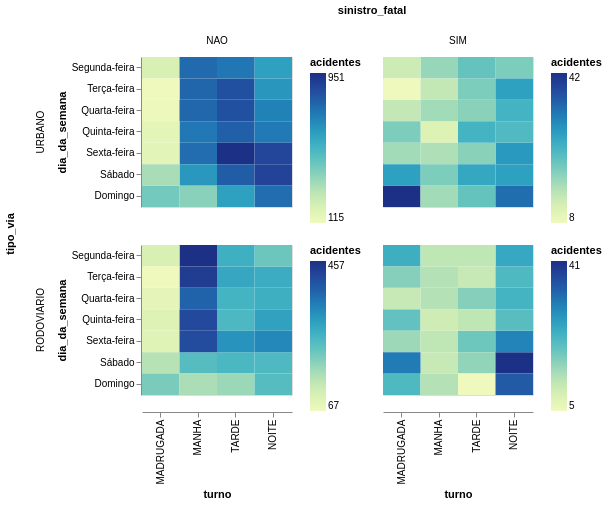

Notebook code for this chart:
### Code cell
df_sinistros.group_by('dia_da_semana', 'turno', 'tipo_via', 'sinistro_fatal').agg(pl.len().alias('acidentes')) \
    .plot.rect(x='turno', color='acidentes', y='dia_da_semana', row='tipo_via', column='sinistro_fatal') \
    .properties(height=150, width=150) \
    .resolve_scale(color='independent')

### Figure 1 — Vega-Lite specification as saved in the notebook (floating-point values rounded to 4 significant figures)
{"config": {"view": {"continuousWidth": 300, "continuousHeight": 300}}, "data": {"name": "data-c9809d858a80fba0fb668c3854333b47"}, "mark": {"type": "rect", "tooltip": true}, "encoding": {"color": {"field": "acidentes", "type": "quantitative"}, "column": {"field": "sinistro_fatal", "sort": ["NAO", "SIM"], "type": "ordinal"}, "row": {"field": "tipo_via", "sort": ["URBANO", "RODOVIARIO"], "type": "ordinal"}, "x": {"field": "turno", "sort": ["MADRUGADA", "MANHA", "TARDE", "NOITE"], "type": "ordinal"}, "y": {"field": "dia_da_semana", "sort": ["Segunda-feira", "Terça-feira", "Quarta-feira", "Quinta-feira", "Sexta-feira", "Sábado", "Domingo"], "type": "ordinal"}}, "height": 150, "params": [{"name": "param_1e9efca18e7a2868", "select": {"type": "interval", "encodings": ["x", "y"]}, "bind": "scales"}], "resolve": {"scale": {"color": "independent"}}, "width": 150, "$schema": "https://vega.github.io/schema/vega-lite/v6.4.1.json", "datasets": {"data-c9809d858a80fba0fb668c3854333b47": [{"dia_da_semana": "Sexta-feira", "turno": "MANHA", "tipo_via": "URBANO", "sinistro_fatal": "NAO", "acidentes": 756}, {"dia_da_semana": "Terça-feira", "turno": "TARDE", "tipo_via": "RODOVIARIO", "sinistro_fatal": "SIM", "acidentes": 11}, {"dia_da_semana": "Segunda-feira", "turno": "MANHA", "tipo_via": "URBANO", "sinistro_fatal": "SIM", "acidentes": 18}, {"dia_da_semana": "Quinta-feira", "turno": "MADRUGADA", "tipo_via": "RODOVIARIO", "sinistro_fatal": "NAO", "acidentes": 101}, {"dia_da_semana": "Sábado", "turno": "MANHA", "tipo_via": "RODOVIARIO", "sinistro_fatal": "SIM", "acidentes": 11}, {"dia_da_semana": "Quarta-feira", "turno": "TARDE", "tipo_via": "URBANO", "sinistro_fatal": "SIM", "acidentes": 19}, {"dia_da_semana": "Sexta-feira", "turno": "NOITE", "tipo_via": "URBANO", "sinistro_fatal": "SIM", "acidentes": 29}, {"dia_da_semana": "Sábado", "turno": "NOITE", "tipo_via": "URBANO", "sinistro_fatal": "SIM", "acidentes": 28}, {"dia_da_semana": "Quarta-feira", "turno": "MADRUGADA", "tipo_via": "URBANO", "sinistro_fatal": "NAO", "acidentes": 128}, {"dia_da_semana": "Sexta-feira", "turno": "TARDE", "tipo_via": "RODOVIARIO", "sinistro_fatal": "SIM", "acidentes": 19}, {"dia_da_semana": "Domingo", "turno": "MANHA", "tipo_via": "URBANO", "sinistro_fatal": "NAO", "acidentes": 387}, {"dia_da_semana": "Segunda-feira", "turno": "MADRUGADA", "tipo_via": "URBANO", "sinistro_fatal": "SIM", "acidentes": 13}, {"dia_da_semana": "Terça-feira", "turno": "TARDE", "tipo_via": "URBANO", "sinistro_fatal": "SIM", "acidentes": 20}, {"dia_da_semana": "Quarta-feira", "turno": "TARDE", "tipo_via": "URBANO", "sinistro_fatal": "NAO", "acidentes": 841}, {"dia_da_semana": "Domingo", "turno": "MADRUGADA", "tipo_via": "URBANO", "sinistro_fatal": "SIM", "acidentes": 42}, {"dia_da_semana": "Terça-feira", "turno": "MANHA", "tipo_via": "RODOVIARIO", "sinistro_fatal": "SIM", "acidentes": 13}, {"dia_da_semana": "Sexta-feira", "turno": "MADRUGADA", "tipo_via": "RODOVIARIO", "sinistro_fatal": "NAO", "acidentes": 96}, {"dia_da_semana": "Quinta-feira", "turno": "TARDE", "tipo_via": "RODOVIARIO", "sinistro_fatal": "NAO", "acidentes": 253}, {"dia_da_semana": "Quarta-feira", "turno": "TARDE", "tipo_via": "RODOVIARIO", "sinistro_fatal": "NAO", "acidentes": 262}, {"dia_da_semana": "Quinta-feira", "turno": "TARDE", "tipo_via": "URBANO", "sinistro_fatal": "NAO", "acidentes": 792}, {"dia_da_semana": "Sexta-feira", "turno": "TARDE", "tipo_via": "URBANO", "sinistro_fatal": "NAO", "acidentes": 951}, {"dia_da_semana": "Quinta-feira", "turno": "NOITE", "tipo_via": "URBANO", "sinistro_fatal": "NAO", "acidentes": 721}, {"dia_da_semana": "Sábado", "turno": "TARDE", "tipo_via": "RODOVIARIO", "sinistro_fatal": "SIM", "acidentes": 16}, {"dia_da_semana": "Segunda-feira", "turno": "MANHA", "tipo_via": "RODOVIARIO", "sinistro_fatal": "NAO", "acidentes": 457}, {"dia_da_semana": "Quarta-feira", "turno": "MADRUGADA", "tipo_via": "URBANO", "sinistro_fatal": "SIM", "acidentes": 14}, {"dia_da_semana": "Quarta-feira", "turno": "TARDE", "tipo_via": "RODOVIARIO", "sinistro_fatal": "SIM", "acidentes": 17}, {"dia_da_semana": "Sábado", "turno": "TARDE", "tipo_via": "RODOVIARIO", "sinistro_fatal": "NAO", "acidentes": 256}, {"dia_da_semana": "Segunda-feira", "turno": "MADRUGADA", "tipo_via": "RODOVIARIO", "sinistro_fatal": "NAO", "acidentes": 110}, {"dia_da_semana": "Quarta-feira", "turno": "NOITE", "tipo_via": "RODOVIARIO", "sinistro_fatal": "SIM", "acidentes": 23}, {"dia_da_semana": "Quinta-feira", "turno": "MANHA", "tipo_via": "URBANO", "sinistro_fatal": "SIM", "acidentes": 11}, {"dia_da_semana": "Segunda-feira", "turno": "MADRUGADA", "tipo_via": "RODOVIARIO", "sinistro_fatal": "SIM", "acidentes": 24}, {"dia_da_semana": "Sábado", "turno": "MADRUGADA", "tipo_via": "RODOVIARIO", "sinistro_fatal": "NAO", "acidentes": 152}, {"dia_da_semana": "Domingo", "turno": "MANHA", "tipo_via": "URBANO", "sinistro_fatal": "SIM", "acidentes": 17}, {"dia_da_semana": "Sexta-feira", "turno": "TARDE", "tipo_via": "URBANO", "sinistro_fatal": "SIM", "acidentes": 19}, {"dia_da_semana": "Terça-feira", "turno": "NOITE", "tipo_via": "RODOVIARIO", "sinistro_fatal": "SIM", "acidentes": 22}, {"dia_da_semana": "Domingo", "turno": "MADRUGADA", "tipo_via": "RODOVIARIO", "sinistro_fatal": "SIM", "acidentes": 22}, {"dia_da_semana": "Quarta-feira", "turno": "NOITE", "tipo_via": "URBANO", "sinistro_fatal": "SIM", "acidentes": 25}, {"dia_da_semana": "Quinta-feira", "turno": "MADRUGADA", "tipo_via": "RODOVIARIO", "sinistro_fatal": "SIM", "acidentes": 20}, {"dia_da_semana": "Quinta-feira", "turno": "MANHA", "tipo_via": "URBANO", "sinistro_fatal": "NAO", "acidentes": 726}, {"dia_da_semana": "Domingo", "turno": "MADRUGADA", "tipo_via": "RODOVIARIO", "sinistro_fatal": "NAO", "acidentes": 208}, {"dia_da_semana": "Domingo", "turno": "TARDE", "tipo_via": "RODOVIARIO", "sinistro_fatal": "NAO", "acidentes": 177}, {"dia_da_semana": "Segunda-feira", "turno": "NOITE", "tipo_via": "URBANO", "sinistro_fatal": "SIM", "acidentes": 20}, {"dia_da_semana": "Quinta-feira", "turno": "MANHA", "tipo_via": "RODOVIARIO", "sinistro_fatal": "SIM", "acidentes": 10}, {"dia_da_semana": "Segunda-feira", "turno": "NOITE", "tipo_via": "URBANO", "sinistro_fatal": "NAO", "acidentes": 610}, {"dia_da_semana": "Sábado", "turno": "NOITE", "tipo_via": "RODOVIARIO", "sinistro_fatal": "NAO", "acidentes": 251}, {"dia_da_semana": "Domingo", "turno": "NOITE", "tipo_via": "URBANO", "sinistro_fatal": "NAO", "acidentes": 756}, {"dia_da_semana": "Terça-feira", "turno": "MANHA", "tipo_via": "RODOVIARIO", "sinistro_fatal": "NAO", "acidentes": 435}, {"dia_da_semana": "Sexta-feira", "turno": "MANHA", "tipo_via": "URBANO", "sinistro_fatal": "SIM", "acidentes": 16}, {"dia_da_semana": "Domingo", "turno": "TARDE", "tipo_via": "URBANO", "sinistro_fatal": "NAO", "acidentes": 606}, {"dia_da_semana": "Sexta-feira", "turno": "MADRUGADA", "tipo_via": "URBANO", "sinistro_fatal": "NAO", "acidentes": 164}, {"dia_da_semana": "Sábado", "turno": "MANHA", "tipo_via": "URBANO", "sinistro_fatal": "NAO", "acidentes": 638}, {"dia_da_semana": "Segunda-feira", "turno": "NOITE", "tipo_via": "RODOVIARIO", "sinistro_fatal": "SIM", "acidentes": 25}, {"dia_da_semana": "Segunda-feira", "turno": "MADRUGADA", "tipo_via": "URBANO", "sinistro_fatal": "NAO", "acidentes": 204}, {"dia_da_semana": "Terça-feira", "turno": "NOITE", "tipo_via": "RODOVIARIO", "sinistro_fatal": "NAO", "acidentes": 277}, {"dia_da_semana": "Terça-feira", "turno": "MADRUGADA", "tipo_via": "URBANO", "sinistro_fatal": "SIM", "acidentes": 8}, {"dia_da_semana": "Sábado", "turno": "TARDE", "tipo_via": "URBANO", "sinistro_fatal": "NAO", "acidentes": 804}, {"dia_da_semana": "Quinta-feira", "turno": "MADRUGADA", "tipo_via": "URBANO", "sinistro_fatal": "SIM", "acidentes": 20}, {"dia_da_semana": "Sábado", "turno": "TARDE", "tipo_via": "URBANO", "sinistro_fatal": "SIM", "acidentes": 27}, {"dia_da_semana": "Sábado", "turno": "NOITE", "tipo_via": "URBANO", "sinistro_fatal": "NAO", "acidentes": 884}, {"dia_da_semana": "Quarta-feira", "turno": "MADRUGADA", "tipo_via": "RODOVIARIO", "sinistro_fatal": "SIM", "acidentes": 11}, {"dia_da_semana": "Quinta-feira", "turno": "NOITE", "tipo_via": "URBANO", "sinistro_fatal": "SIM", "acidentes": 24}, {"dia_da_semana": "Quinta-feira", "turno": "NOITE", "tipo_via": "RODOVIARIO", "sinistro_fatal": "NAO", "acidentes": 294}, {"dia_da_semana": "Quinta-feira", "turno": "TARDE", "tipo_via": "URBANO", "sinistro_fatal": "SIM", "acidentes": 25}, {"dia_da_semana": "Terça-feira", "turno": "NOITE", "tipo_via": "URBANO", "sinistro_fatal": "SIM", "acidentes": 28}, {"dia_da_semana": "Terça-feira", "turno": "MANHA", "tipo_via": "URBANO", "sinistro_fatal": "SIM", "acidentes": 14}, {"dia_da_semana": "Sábado", "turno": "MANHA", "tipo_via": "RODOVIARIO", "sinistro_fatal": "NAO", "acidentes": 243}, {"dia_da_semana": "Quinta-feira", "turno": "MANHA", "tipo_via": "RODOVIARIO", "sinistro_fatal": "NAO", "acidentes": 415}, {"dia_da_semana": "Domingo", "turno": "MADRUGADA", "tipo_via": "URBANO", "sinistro_fatal": "NAO", "acidentes": 430}, {"dia_da_semana": "Sexta-feira", "turno": "TARDE", "tipo_via": "RODOVIARIO", "sinistro_fatal": "NAO", "acidentes": 315}, {"dia_da_semana": "Sexta-feira", "turno": "MADRUGADA", "tipo_via": "RODOVIARIO", "sinistro_fatal": "SIM", "acidentes": 15}, {"dia_da_semana": "Quarta-feira", "turno": "MANHA", "tipo_via": "URBANO", "sinistro_fatal": "NAO", "acidentes": 772}, {"dia_da_semana": "Quarta-feira", "turno": "MANHA", "tipo_via": "RODOVIARIO", "sinistro_fatal": "SIM", "acidentes": 13}, {"dia_da_semana": "Segunda-feira", "turno": "NOITE", "tipo_via": "RODOVIARIO", "sinistro_fatal": "NAO", "acidentes": 220}, {"dia_da_semana": "Domingo", "turno": "MANHA", "tipo_via": "RODOVIARIO", "sinistro_fatal": "NAO", "acidentes": 162}, {"dia_da_semana": "Sexta-feira", "turno": "MADRUGADA", "tipo_via": "URBANO", "sinistro_fatal": "SIM", "acidentes": 17}, {"dia_da_semana": "Terça-feira", "turno": "MANHA", "tipo_via": "URBANO", "sinistro_fatal": "NAO", "acidentes": 777}, {"dia_da_semana": "Segunda-feira", "turno": "MANHA", "tipo_via": "RODOVIARIO", "sinistro_fatal": "SIM", "acidentes": 12}, {"dia_da_semana": "Terça-feira", "turno": "TARDE", "tipo_via": "RODOVIARIO", "sinistro_fatal": "NAO", "acidentes": 286}, {"dia_da_semana": "Segunda-feira", "turno": "MANHA", "tipo_via": "URBANO", "sinistro_fatal": "NAO", "acidentes": 766}, {"dia_da_semana": "Sábado", "turno": "NOITE", "tipo_via": "RODOVIARIO", "sinistro_fatal": "SIM", "acidentes": 41}, {"dia_da_semana": "Terça-feira", "turno": "MADRUGADA", "tipo_via": "RODOVIARIO", "sinistro_fatal": "SIM", "acidentes": 17}, {"dia_da_semana": "Quarta-feira", "turno": "MANHA", "tipo_via": "RODOVIARIO", "sinistro_fatal": "NAO", "acidentes": 379}, {"dia_da_semana": "Domingo", "turno": "TARDE", "tipo_via": "URBANO", "sinistro_fatal": "SIM", "acidentes": 22}, {"dia_da_semana": "Quinta-feira", "turno": "MADRUGADA", "tipo_via": "URBANO", "sinistro_fatal": "NAO", "acidentes": 160}, {"dia_da_semana": "Segunda-feira", "turno": "TARDE", "tipo_via": "RODOVIARIO", "sinistro_fatal": "SIM", "acidentes": 12}, {"dia_da_semana": "Quinta-feira", "turno": "TARDE", "tipo_via": "RODOVIARIO", "sinistro_fatal": "SIM", "acidentes": 12}, {"dia_da_semana": "Sexta-feira", "turno": "NOITE", "tipo_via": "RODOVIARIO", "sinistro_fatal": "SIM", "acidentes": 30}, {"dia_da_semana": "Terça-feira", "turno": "MADRUGADA", "tipo_via": "RODOVIARIO", "sinistro_fatal": "NAO", "acidentes": 67}, {"dia_da_semana": "Sábado", "turno": "MANHA", "tipo_via": "URBANO", "sinistro_fatal": "SIM", "acidentes": 20}, {"dia_da_semana": "Sexta-feira", "turno": "MANHA", "tipo_via": "RODOVIARIO", "sinistro_fatal": "SIM", "acidentes": 12}, {"dia_da_semana": "Sábado", "turno": "MADRUGADA", "tipo_via": "URBANO", "sinistro_fatal": "SIM", "acidentes": 28}, {"dia_da_semana": "Quarta-feira", "turno": "MADRUGADA", "tipo_via": "RODOVIARIO", "sinistro_fatal": "NAO", "acidentes": 86}, {"dia_da_semana": "Quinta-feira", "turno": "NOITE", "tipo_via": "RODOVIARIO", "sinistro_fatal": "SIM", "acidentes": 21}, {"dia_da_semana": "Quarta-feira", "turno": "MANHA", "tipo_via": "URBANO", "sinistro_fatal": "SIM", "acidentes": 17}, {"dia_da_semana": "Sábado", "turno": "MADRUGADA", "tipo_via": "RODOVIARIO", "sinistro_fatal": "SIM", "acidentes": 31}, {"dia_da_semana": "Sexta-feira", "turno": "MANHA", "tipo_via": "RODOVIARIO", "sinistro_fatal": "NAO", "acidentes": 412}, {"dia_da_semana": "Sexta-feira", "turno": "NOITE", "tipo_via": "RODOVIARIO", "sinistro_fatal": "NAO", "acidentes": 330}, {"dia_da_semana": "Terça-feira", "turno": "TARDE", "tipo_via": "URBANO", "sinistro_fatal": "NAO", "acidentes": 840}, {"dia_da_semana": "Quarta-feira", "turno": "NOITE", "tipo_via": "URBANO", "sinistro_fatal": "NAO", "acidentes": 699}, {"dia_da_semana": "Terça-feira", "turno": "NOITE", "tipo_via": "URBANO", "sinistro_fatal": "NAO", "acidentes": 640}, {"dia_da_semana": "Sábado", "turno": "MADRUGADA", "tipo_via": "URBANO", "sinistro_fatal": "NAO", "acidentes": 323}, {"dia_da_semana": "Domingo", "turno": "TARDE", "tipo_via": "RODOVIARIO", "sinistro_fatal": "SIM", "acidentes": 5}, {"dia_da_semana": "Quarta-feira", "turno": "NOITE", "tipo_via": "RODOVIARIO", "sinistro_fatal": "NAO", "acidentes": 273}, {"dia_da_semana": "Domingo", "turno": "MANHA", "tipo_via": "RODOVIARIO", "sinistro_fatal": "SIM", "acidentes": 13}, {"dia_da_semana": "Segunda-feira", "turno": "TARDE", "tipo_via": "URBANO", "sinistro_fatal": "SIM", "acidentes": 22}, {"dia_da_semana": "Domingo", "turno": "NOITE", "tipo_via": "RODOVIARIO", "sinistro_fatal": "NAO", "acidentes": 244}, {"dia_da_semana": "Domingo", "turno": "NOITE", "tipo_via": "RODOVIARIO", "sinistro_fatal": "SIM", "acidentes": 35}, {"dia_da_semana": "Terça-feira", "turno": "MADRUGADA", "tipo_via": "URBANO", "sinistro_fatal": "NAO", "acidentes": 115}, {"dia_da_semana": "Sexta-feira", "turno": "NOITE", "tipo_via": "URBANO", "sinistro_fatal": "NAO", "acidentes": 870}, {"dia_da_semana": "Segunda-feira", "turno": "TARDE", "tipo_via": "URBANO", "sinistro_fatal": "NAO", "acidentes": 731}, {"dia_da_semana": "Domingo", "turno": "NOITE", "tipo_via": "URBANO", "sinistro_fatal": "SIM", "acidentes": 34}, {"dia_da_semana": "Segunda-feira", "turno": "TARDE", "tipo_via": "RODOVIARIO", "sinistro_fatal": "NAO", "acidentes": 271}]}}
